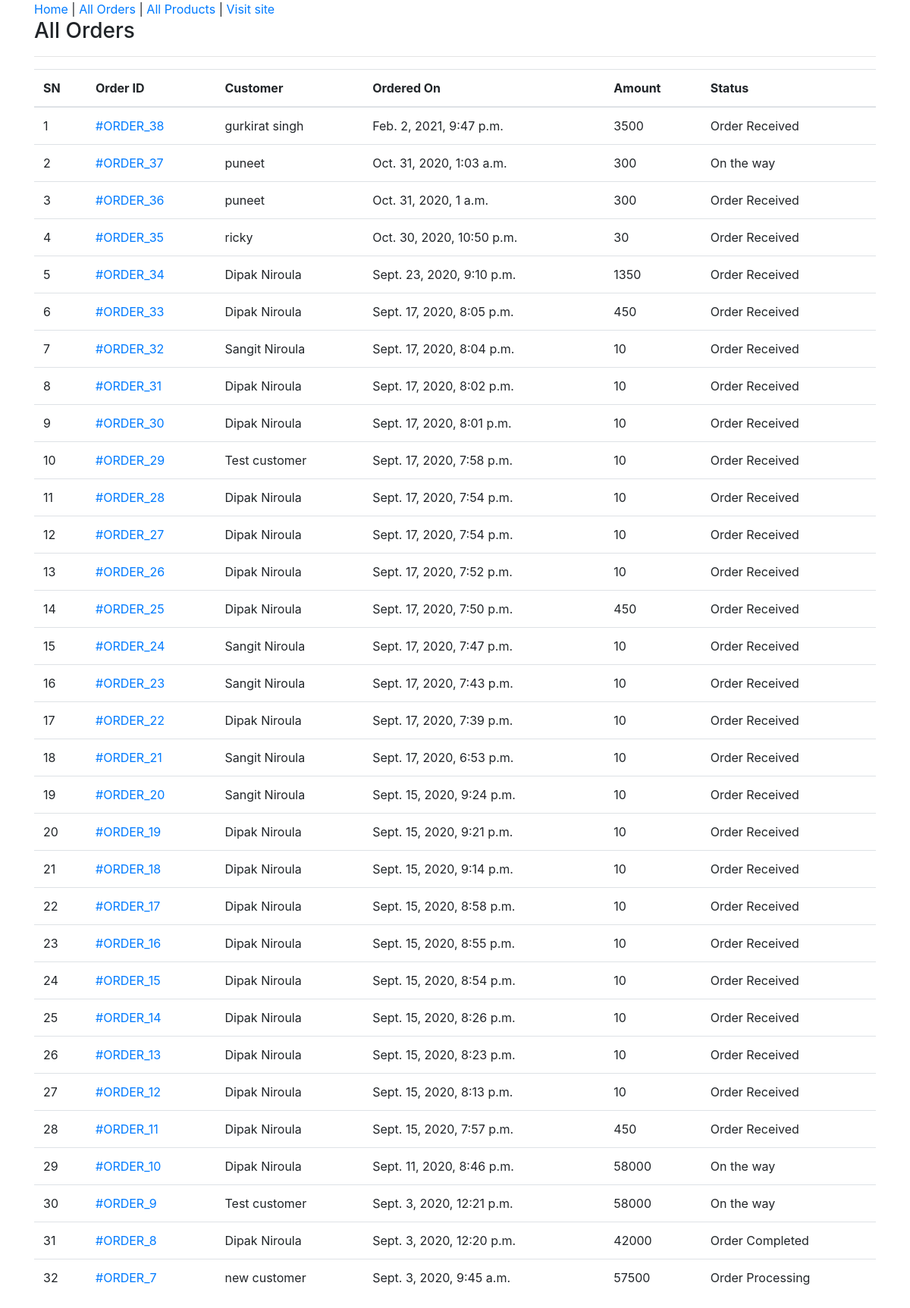
Screenshot of /admin-all-orders/ (signed in) with the database file from the repository.
### ecomapp/models.py (models this page shows, shortened)
class Order(models.Model):
    cart = models.OneToOneField(Cart, on_delete=models.CASCADE)
    ordered_by = models.CharField(max_length=200)
    shipping_address = models.CharField(max_length=200)
    mobile = models.CharField(max_length=10)
    email = models.EmailField(null=True, blank=True)
    subtotal = models.PositiveIntegerField()
    discount = models.PositiveIntegerField()
    total = models.PositiveIntegerField()
    order_status = models.CharField(max_length=50, choices=ORDER_STATUS)
    created_at = models.DateTimeField(auto_now_add=True)
    payment_method = models.CharField(
        max_length=20, choices=METHOD, default="Cash On Delivery")
    payment_completed = models.BooleanField(
        default=False, null=True, blank=True)

### ecomapp/views.py (the view)
# urls.py: path("admin-all-orders/", AdminOrderListView.as_view(), name="adminorderlist"),
class AdminOrderListView(AdminRequiredMixin, ListView):
    template_name = "adminpages/adminorderlist.html"
    queryset = Order.objects.all().order_by("-id")
    context_object_name = "allorders"

### ecomapp/views.py (called while the page is built)
    def dispatch(self, request, *args, **kwargs):
        if request.user.is_authenticated and Admin.objects.filter(user=request.user).exists():
            pass
        else:
            return redirect("/admin-login/")
        return super().dispatch(request, *args, **kwargs)

### templates/adminpages/adminorderlist.html (shortened to what this page needs)
{% extends 'adminpages/adminbase.html' %}
{% block content %}
<div class="container">
    <div class="row">
        <div class="col-md-12">
            <h3>All Orders</h3><hr>
            <table class="table">
                <thead>
                    <tr>
                        <th>SN</th>
                        <th>Order ID </th>
                        <th>Customer</th>
                        <th>Ordered On</th>
                        <th>Amount</th>
                        <th>Status</th>
                    </tr>
                </thead>
                <tbody>
                    {% for order in allorders %}
                    <tr>
                        <td>{{forloop.counter}}</td>
                        <td><a href="{% url 'ecomapp:adminorderdetail' order.id %}">#ORDER_{{order.id}}</a></td>
                        <td>{{order.ordered_by}}</td>
                        <td>{{order.created_at}}</td>
                        <td>{{order.total}}</td>
                        <td>{{order.order_status}}</td>
                    </tr>
                    {% endfor %}
                </tbody>
            </table>
        </div>
    </div>
</div>
{% endblock %}

### rows the page displays
Order: id "38", ordered_by "gurkirat singh", created_at "Feb. 2, 2021, 9:47 p.m.", total "3500", order_status "Order Received"
Order: id "37", ordered_by "puneet", created_at "Oct. 31, 2020, 1:03 a.m.", total "300", order_status "On the way"
Order: id "36", ordered_by "puneet", created_at "Oct. 31, 2020, 1 a.m.", total "300", order_status "Order Received"
Order: id "35", ordered_by "ricky", created_at "Oct. 30, 2020, 10:50 p.m.", total "30", order_status "Order Received"
Order: id "34", ordered_by "Dipak Niroula", created_at "Sept. 23, 2020, 9:10 p.m.", total "1350", order_status "Order Received"
Order: id "33", ordered_by "Dipak Niroula", created_at "Sept. 17, 2020, 8:05 p.m.", total "450", order_status "Order Received"
Order: id "32", ordered_by "Sangit Niroula", created_at "Sept. 17, 2020, 8:04 p.m.", total "10", order_status "Order Received"
Order: id "31", ordered_by "Dipak Niroula", created_at "Sept. 17, 2020, 8:02 p.m.", total "10", order_status "Order Received"
Order: id "30", ordered_by "Dipak Niroula", created_at "Sept. 17, 2020, 8:01 p.m.", total "10", order_status "Order Received"
Order: id "29", ordered_by "Test customer", created_at "Sept. 17, 2020, 7:58 p.m.", total "10", order_status "Order Received"
Order: id "28", ordered_by "Dipak Niroula", created_at "Sept. 17, 2020, 7:54 p.m.", total "10", order_status "Order Received"
Order: id "27", ordered_by "Dipak Niroula", created_at "Sept. 17, 2020, 7:54 p.m.", total "10", order_status "Order Received"
Order: id "26", ordered_by "Dipak Niroula", created_at "Sept. 17, 2020, 7:52 p.m.", total "10", order_status "Order Received"
Order: id "25", ordered_by "Dipak Niroula", created_at "Sept. 17, 2020, 7:50 p.m.", total "450", order_status "Order Received"
Order: id "24", ordered_by "Sangit Niroula", created_at "Sept. 17, 2020, 7:47 p.m.", total "10", order_status "Order Received"
Order: id "23", ordered_by "Sangit Niroula", created_at "Sept. 17, 2020, 7:43 p.m.", total "10", order_status "Order Received"
Order: id "22", ordered_by "Dipak Niroula", created_at "Sept. 17, 2020, 7:39 p.m.", total "10", order_status "Order Received"
Order: id "21", ordered_by "Sangit Niroula", created_at "Sept. 17, 2020, 6:53 p.m.", total "10", order_status "Order Received"
Order: id "20", ordered_by "Sangit Niroula", created_at "Sept. 15, 2020, 9:24 p.m.", total "10", order_status "Order Received"
Order: id "19", ordered_by "Dipak Niroula", created_at "Sept. 15, 2020, 9:21 p.m.", total "10", order_status "Order Received"
Order: id "18", ordered_by "Dipak Niroula", created_at "Sept. 15, 2020, 9:14 p.m.", total "10", order_status "Order Received"
Order: id "17", ordered_by "Dipak Niroula", created_at "Sept. 15, 2020, 8:58 p.m.", total "10", order_status "Order Received"
Order: id "16", ordered_by "Dipak Niroula", created_at "Sept. 15, 2020, 8:55 p.m.", total "10", order_status "Order Received"
Order: id "15", ordered_by "Dipak Niroula", created_at "Sept. 15, 2020, 8:54 p.m.", total "10", order_status "Order Received"
Order: id "14", ordered_by "Dipak Niroula", created_at "Sept. 15, 2020, 8:26 p.m.", total "10", order_status "Order Received"
Order: id "13", ordered_by "Dipak Niroula", created_at "Sept. 15, 2020, 8:23 p.m.", total "10", order_status "Order Received"
Order: id "12", ordered_by "Dipak Niroula", created_at "Sept. 15, 2020, 8:13 p.m.", total "10", order_status "Order Received"
Order: id "11", ordered_by "Dipak Niroula", created_at "Sept. 15, 2020, 7:57 p.m.", total "450", order_status "Order Received"
Order: id "10", ordered_by "Dipak Niroula", created_at "Sept. 11, 2020, 8:46 p.m.", total "58000", order_status "On the way"
Order: id "9", ordered_by "Test customer", created_at "Sept. 3, 2020, 12:21 p.m.", total "58000", order_status "On the way"
Order: id "8", ordered_by "Dipak Niroula", created_at "Sept. 3, 2020, 12:20 p.m.", total "42000", order_status "Order Completed"
Order: id "7", ordered_by "new customer", created_at "Sept. 3, 2020, 9:45 a.m.", total "57500", order_status "Order Processing"
